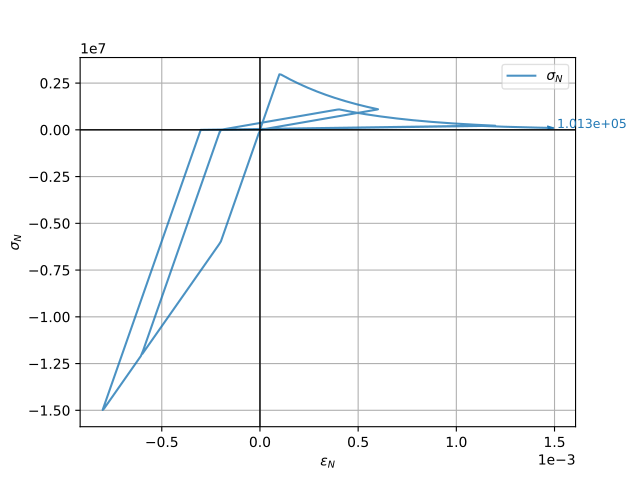

The script that drew this image:
from woo.dem import *
from woo.core import *
import woo
r=1e-3
m=ConcreteMat(young=30e9,ktDivKn=.2,sigmaT=3e6,tanPhi=.8,epsCrackOnset=1e-4,relDuctility=5.)
S=woo.master.scene=Scene(
   fields=[DemField(par=[Sphere.make((0,0,0),r,fixed=False,wire=True,mat=m),Sphere.make((0,2*r,0),r,fixed=False,wire=True,mat=m)])],
   engines=DemField.minimalEngines(model=woo.models.ContactModelSelector(name='concrete',distFactor=1.5),lawKw=dict(epsSoft=-2*m.epsCrackOnset,relKnSoft=.5))+[LawTester(ids=(0,1),abWeight=.5,smooth=1e-4,stages=[LawTesterStage(values=((1 if i%2==0 else -1)*1e-2,0,0,0,0,0),whats='v.....',until='C.phys.epsN'+('>' if epsN>0 else '<')+'%g'%epsN) for i,epsN in enumerate([6e-4,-6e-4,12e-4,-8e-4,15e-4])],done='S.stop()',label='tester'),PyRunner(5,'C=S.dem.con[0]; S.plot.addData(i=S.step,**C.phys.dict())')],
   plot=Plot(plots={'epsN':('sigmaN',)},labels={'epsN':r'$\varepsilon_N$','sigmaN':r'$\sigma_N$'}) # ,'i':('epsN',None,'omega')}
)
S.run(); S.wait()
S.plot.plot()
